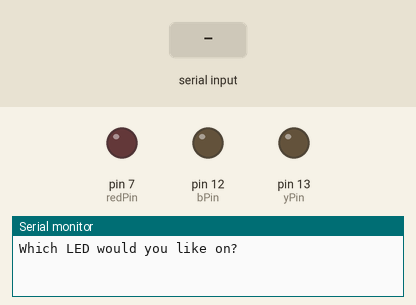
Recording of a sketch running on a simulated Arduino Uno, built with avr-gcc and run on an emulated ATmega328P. On the bench: output pins drawn as LEDs (lit = HIGH), the last lines printed to the serial monitor. The inputs (shaded band) are chosen by the test bench.

Above: at 1.2 s.
1.3 s: "red" received over Serial
At 3.5 s:
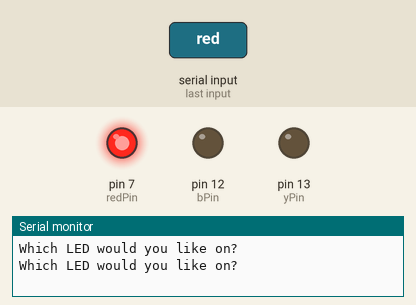
3.8 s: "yellow" received over Serial
At 5.5 s:
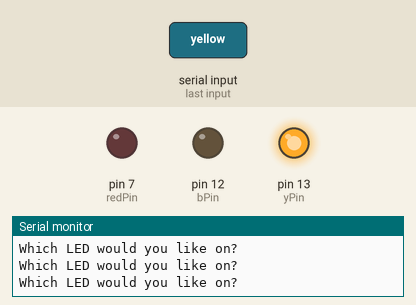
6.3 s: "blue" received over Serial
At 8.5 s:
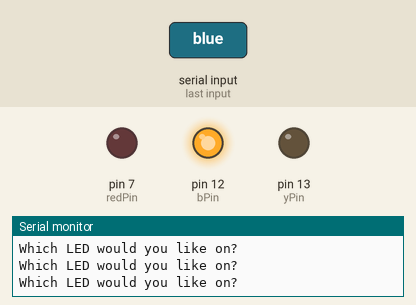
8.8 s: "Red" received over Serial
At 10.4 s:
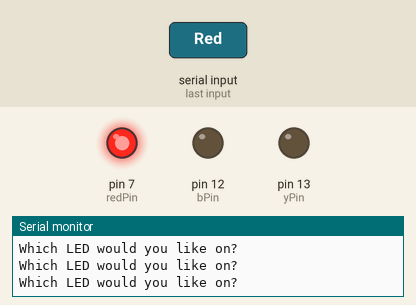
11.3 s: "Yellow" received over Serial
At 13.6 s:
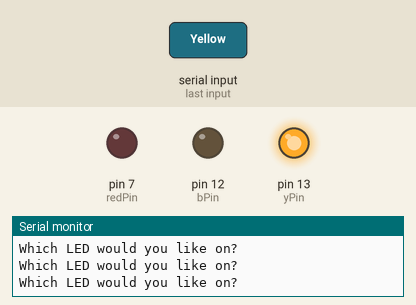
Timing chart, 0 to 14.8 s (numbered marks = the images above; inputs shaded):
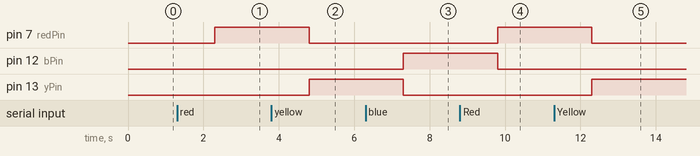

The sketch:

Tutorial19.ino
```cpp
String msg="Which LED would you like on? ";
int redPin=7;
int yPin=13;
int bPin=12;
String led;

void setup() {
  // put your setup code here, to run once:
  Serial.begin(9600);
  pinMode(redPin, OUTPUT);
  pinMode(yPin,OUTPUT);
  pinMode(bPin, OUTPUT);
}

void loop() {
  // put your main code here, to run repeatedly:
  Serial.println(msg);
  while (Serial.available()==0){

  }

led=Serial.readString();
if (led=="red" || led=="Red"){
  digitalWrite(redPin,HIGH);
  digitalWrite(yPin,LOW);
  digitalWrite(bPin,LOW);

}
if (led=="yellow"||led=="Yellow"){
  digitalWrite(redPin,LOW);
  digitalWrite(yPin,HIGH);
  digitalWrite(bPin,LOW);
}
if (led=="blue" ||led=="Blue"){
  digitalWrite(redPin,LOW);
  digitalWrite(yPin,LOW);
  digitalWrite(bPin,HIGH);
}
}
```

Measured:
- after the input at 1.3 s, pin 7 (redPin): LOW → HIGH after 1.0 s
- after the input at 3.8 s, pin 7 (redPin): HIGH → LOW after 1.0 s; pin 13 (yPin): LOW → HIGH after 1.0 s
- after the input at 6.3 s, pin 12 (bPin): LOW → HIGH after 1.0 s; pin 13 (yPin): HIGH → LOW after 1.0 s
- after the input at 8.8 s, pin 7 (redPin): LOW → HIGH after 1.0 s; pin 12 (bPin): HIGH → LOW after 1.0 s
- after the input at 11.3 s, pin 7 (redPin): HIGH → LOW after 1.0 s; pin 13 (yPin): LOW → HIGH after 1.0 s
